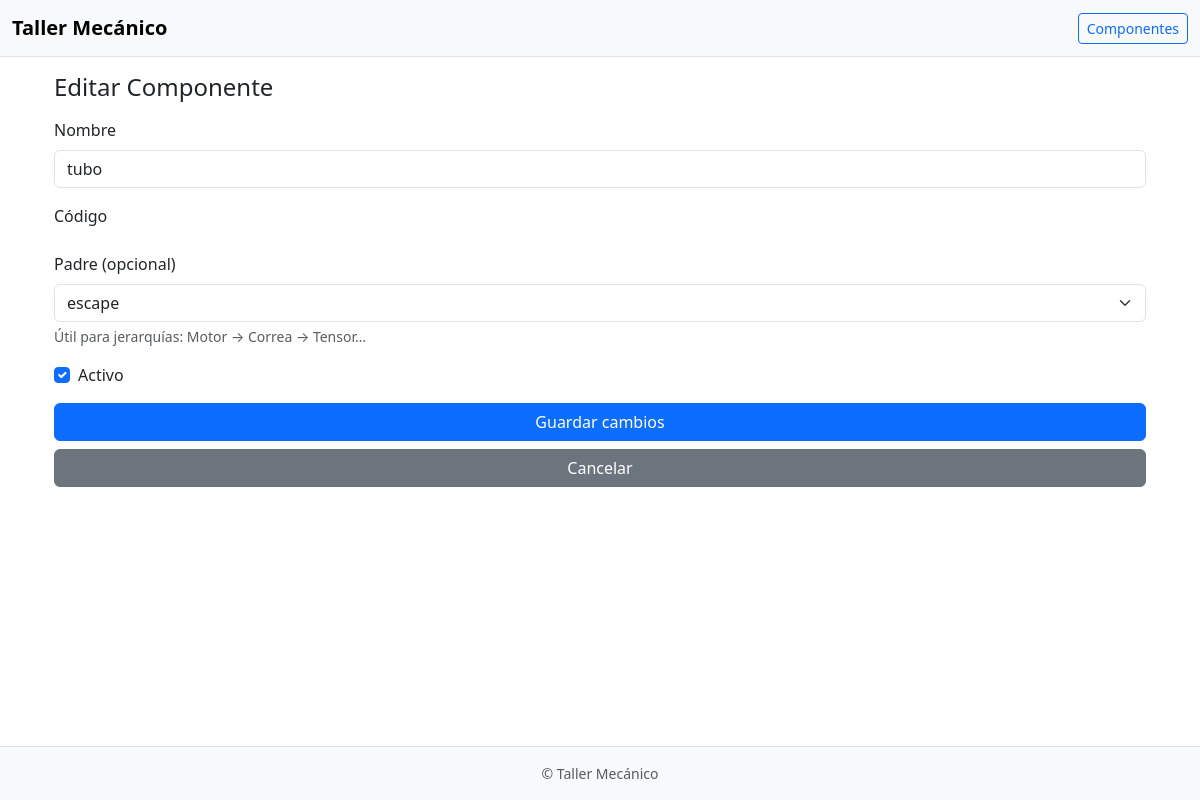
Screenshot of /car/componentes/14/editar/ with the database file from the repository.
### car/models.py (models this page shows, shortened)
class Componente(models.Model):
    nombre = models.CharField(max_length=100)
    codigo = models.CharField(max_length=255, unique=True, editable=False)  # se autogenera
    activo = models.BooleanField(default=True)
    padre = models.ForeignKey(
        'self',
        on_delete=models.CASCADE,            # <- eliminará el subárbol completo
        null=True, blank=True,
        related_name='hijos'
    )
    class Meta:
        constraints = [
            models.UniqueConstraint(
                fields=['padre', 'nombre'], name='unique_nombre_por_padre'
            )
        ]
        indexes = [
            models.Index(fields=['codigo']),
        ]
    def __str__(self):
        return self.nombre

### car/views.py (the view)
# urls.py: path('componentes/<int:pk>/editar/', views.componente_update, name='componente_update'),
def componente_update(request, pk):
    componente = get_object_or_404(Componente, pk=pk)
    if request.method == 'POST':
        form = ComponenteForm(request.POST, instance=componente)
        if form.is_valid():
            form.save()
            messages.success(request, 'Componente actualizado.')
            return redirect('componente_list')
    else:
        form = ComponenteForm(instance=componente)
    return render(request, 'car/componentes_form.html', {
        'form': form,
        'titulo': 'Editar Componente',
        'submit_label': 'Guardar cambios',
    })

### car/forms.py (shortened to what this page needs)
class ComponenteForm(forms.ModelForm):
    class Meta:
        model = Componente
        fields = ['nombre', 'activo', 'padre']  # <- sin descripcion
        widgets = {
            'nombre': forms.TextInput(attrs={'class': 'form-control'}),
            'activo': forms.CheckboxInput(attrs={'class': 'form-check-input'}),
            'padre': forms.Select(attrs={'class': 'form-select'}),
        }

### car/templates/car/componentes_form.html (shortened to what this page needs)
{% extends 'base.html' %}
{% block content %}
<div class="container py-3">
  <h4 class="mb-3">{{ titulo }}</h4>
  <form method="post">
    <div class="mb-3">
      <label class="form-label">Nombre</label>
      {{ form.nombre }}
    </div>
    <div class="mb-3">
      <label class="form-label">Código</label>
    </div>
    <div class="mb-3">
      <label class="form-label">Padre (opcional)</label>
      {{ form.padre }}
      <div class="form-text">Útil para jerarquías: Motor → Correa → Tensor…</div>
    </div>
    <div class="form-check mb-3">
      {{ form.activo }} <label class="form-check-label">Activo</label>
    </div>
    <div class="d-grid gap-2">
      <button type="submit" class="btn btn-primary">{{ submit_label }}</button>
      <a href="{% url 'componente_list' %}" class="btn btn-secondary">Cancelar</a>
    </div>
  </form>
</div>
{% endblock %}

### car/templates/base.html (style rules this page uses)
html, body { height: 100%; }
body { -webkit-tap-highlight-color: transparent; }

### rows the page displays
Componente: nombre "tubo", padre "escape", activo "☑"

### other values shown
{{ titulo }} "Editar Componente"
{{ submit_label }} "Guardar cambios"
